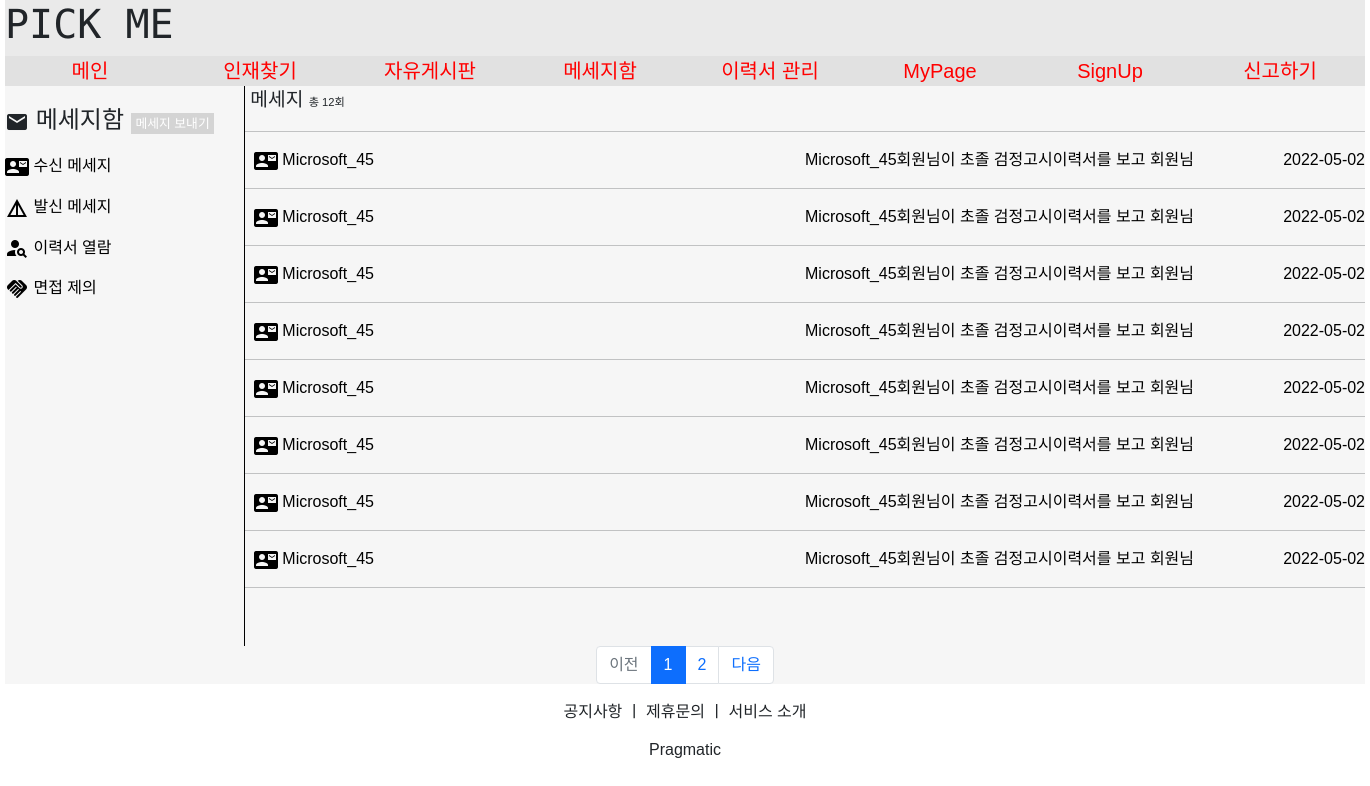
/message/message_content/1, run on the app's committed database.
### messageapp/models.py (models this page shows)
class Message_Send_Model(models.Model):
    message_send_receive = models.ForeignKey(MyUser, on_delete=models.CASCADE, related_name='message_send_receive')
    message_send_send = models.ForeignKey(MyUser, on_delete=models.CASCADE, related_name='message_send_send')
    message_send_title = models.CharField(max_length=2000)
    message_send_detail = models.TextField()
    message_send_date = models.DateField(auto_now=True)
    message_send_Time = models.TimeField(auto_now=True)
    message_send_date_time = models.DateTimeField(auto_now=True)
    message_send_file = models.FileField(upload_to='message/', null=True, blank=True)

### accountapp/models.py (models this page shows)
class MyUser(AbstractUser):
    nickname = models.CharField(max_length=20, unique=True)
    company_group = models.CharField(max_length=100)
    company_number = models.CharField(max_length=200)
    company_name = models.CharField(max_length=200)
    company_ceo = models.CharField(max_length=100)
    company_logo = models.FileField(upload_to='company_logo/', null=True, blank=True)
    company_phone_number = models.CharField(max_length=100)
    company_paper = models.FileField(upload_to='company_paper/', null=True, blank=True)
    sos_report = models.IntegerField(default=0)

### messageapp/views.py (the view)
# urls.py: path('message_content/<int:pk>', views.message_content, name='message_content'),
def message_content(request, pk):
    context={}
    page = request.GET.get('page', '1')
    user = MyUser.objects.filter(pk=pk)
    for temp_user in user:
        message = Message_Send_Model.objects.filter(message_send_receive=temp_user).order_by('-message_send_date_time')
        count = len(message)
    paginator = Paginator(message, 8)
    page_obj = paginator.get_page(page)
    context['message'] = page_obj
    context['count'] = count
    context['pk'] = pk
    return render(request, 'message_content.html', context)

### messageapp/templates/message_content.html (shortened to what this page needs)
{% extends 'base-message.html' %}
{% block content %}
    {% load static %}
    <link rel="stylesheet" href="{% static 'css/message.css' %}">
    <div class="message_content">
        <div class="message_menu">
            <div class="self_margin"></div>
            <div style="font-size:1.5rem;">
                <i style="vertical-align:middle;" class="material-icons">mail</i>
                메세지함
                <a href="{% url 'messageapp:message_write' pk=pk %}">
                    <span class="message_push">메세지 보내기</span>
                </a>
            </div>
            <div>
                <a href="{% url 'messageapp:message_content' pk=pk %}">
                    <i style="vertical-align:middle;" class="material-icons">contact_mail</i>
                    수신 메세지
                </a>
                <a href="{% url 'messageapp:message_send' pk=pk %}">
                    <i style="vertical-align:middle;" class="material-icons">details</i>
                    발신 메세지
                </a>
                <a href="{% url 'messageapp:message_search' pk=pk %}">
                    <i style="vertical-align:middle;" class="material-icons">person_search</i>
                    이력서 열람
                </a>
                <a href="{% url 'messageapp:message_propose' pk=pk %}">
                    <i style="vertical-align:middle;" class="material-icons">handshake</i>
                    면접 제의
                </a>
            </div>
        </div>
        <div class="message_list">
            <div style="font-size:1.2rem;">
                &nbsp;메세지
                <span style="font-size:0.7rem;">총 {{ count }}회</span>
            </div>
            <hr>
            {% for list in message %}
                <a href="{% url 'messageapp:message_content_detail' title=list.pk pk=pk %}">
                    <div class="message_main">
                        <div style="width:10rem; height:1.5rem; overflow:hidden; text-overflow:ellipsis;">
                            <i style="vertical-align:middle;" class="material-icons">contact_mail</i>
                            {{ list.message_send_send }}
                        </div>
                        <div style="width:25rem; height:1.5rem; overflow:hidden; text-overflow:ellipsis;">
                        </div>
                        <div style="width:25rem; height:1.5rem; overflow:hidden; text-overflow:ellipsis;">
                            {{ list.message_send_detail }}
                        </div>
                        <div style="width:10rem; display:flex;">
                            <div style="margin-left:auto;">
                                {{ list.message_send_date_time|date:"Y-m-d" }}
                            </div>
                        </div>
                    </div>
                </a>
                <hr>
            {% endfor %}
        </div>
    </div>
    <ul class="pagination justify-content-center">
        {% if message.has_previous %}
            <li class="page-item">
                <a class="page-link" href="?page={{ message.previous_page_number }}">이전</a>
            </li>
        {% else %}
            <li class="page-item disabled">
                <a class="page-link" tabindex="-1" aria-disabled="true" href="#">이전</a>
            </li>
        {% endif %}
        {% for page_number in message.paginator.page_range %}
            {% if page_number >= message.number|add:-5 and page_number <= message.number|add:5 %}
                {% if page_number == message.number %}
                    <li class="page-item active" aria-current="page">
                        <a class="page-link" href="?page={{ page_number }}">{{ page_number }}</a>
                    </li>
                {% else %}
                    <li class="page-item">
                        <a class="page-link" href="?page={{ page_number }}">{{ page_number }}</a>
                    </li>
                {% endif %}
            {% endif %}
        {% endfor %}
        {% if message.has_next %}
            <li class="page-item">
                <a class="page-link" href="?page={{ message.next_page_number }}">다음</a>
            </li>
        {% else %}
            <li class="page-item disabled">
                <a class="page-link" tabindex="-1" aria-disabled="true" href="#">다음</a>
            </li>
        {% endif %}
    </ul>
{% endblock %}

### static/css/message.css (style rules this page uses)
* { font-family: 'Noto Sans KR', sans-serif; }
a { color:#000000; }
.message_content { width:85rem; height:70vh; display:flex; }
.message_menu { width:15rem; height:70vh; border-right:1px solid black; }
.message_list { width:70rem; height:70vh; }
.message_push { font-size:0.8rem; padding:0.2rem 0.3rem; background:#D4D4D4; color:#FFFFFF; }
.message_main { display:flex; }
.self_margin { width:5rem; height:1rem; }

### templates/head-message.html (style rules this page uses)
a { text-decoration:none }

### data on the page
Message_Send_Model: message_send_send "Microsoft_45", message_send_detail "Microsoft_45회원님이 초졸 검정고시이력서를 보고…", message_send_date_time "2022-05-02"
Message_Send_Model: message_send_send "Microsoft_45", message_send_detail "Microsoft_45회원님이 초졸 검정고시이력서를 보고…", message_send_date_time "2022-05-02"
Message_Send_Model: message_send_send "Microsoft_45", message_send_detail "Microsoft_45회원님이 초졸 검정고시이력서를 보고…", message_send_date_time "2022-05-02"
Message_Send_Model: message_send_send "Microsoft_45", message_send_detail "Microsoft_45회원님이 초졸 검정고시이력서를 보고…", message_send_date_time "2022-05-02"
Message_Send_Model: message_send_send "Microsoft_45", message_send_detail "Microsoft_45회원님이 초졸 검정고시이력서를 보고…", message_send_date_time "2022-05-02"
Message_Send_Model: message_send_send "Microsoft_45", message_send_detail "Microsoft_45회원님이 초졸 검정고시이력서를 보고…", message_send_date_time "2022-05-02"
Message_Send_Model: message_send_send "Microsoft_45", message_send_detail "Microsoft_45회원님이 초졸 검정고시이력서를 보고…", message_send_date_time "2022-05-02"
Message_Send_Model: message_send_send "Microsoft_45", message_send_detail "Microsoft_45회원님이 초졸 검정고시이력서를 보고…", message_send_date_time "2022-05-02"

### other printed values
{{ count }} "12"
{{ page_number }} "1"
{{ page_number }} "2"
